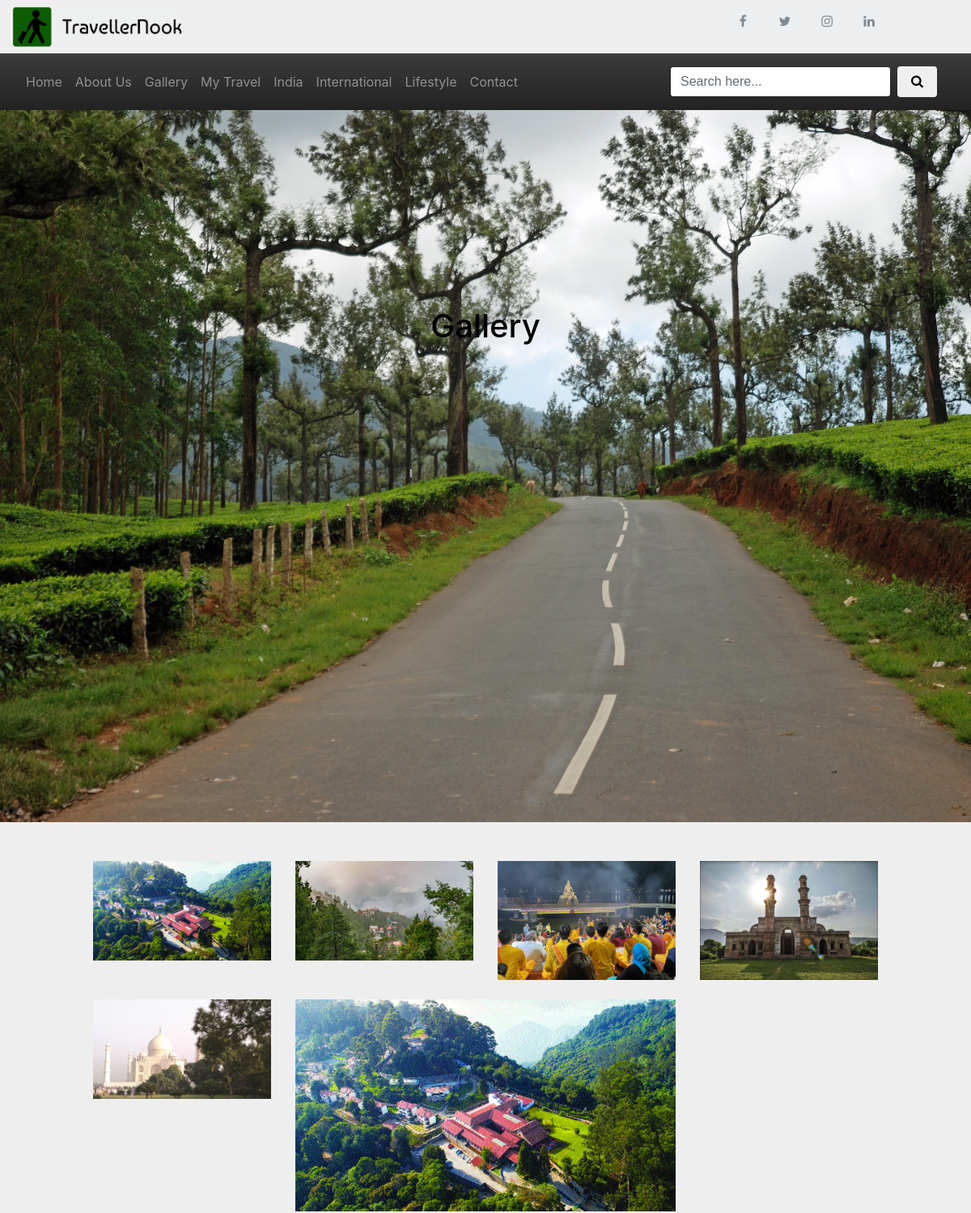
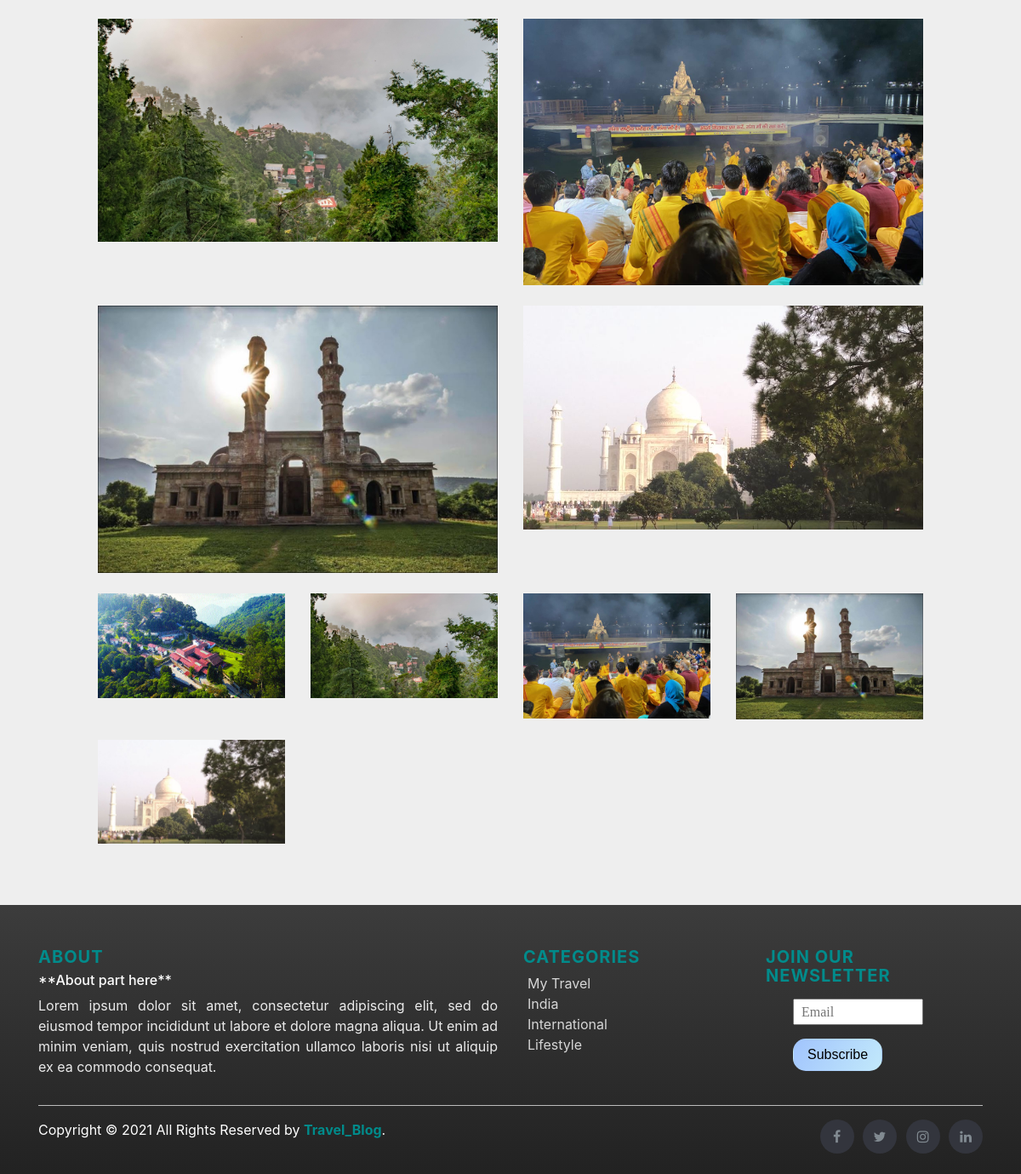
Page /gallery/ on the committed database (2 pictures, top to bottom).
### post/models.py (models this page shows, shortened)
class Category(models.Model):
    name = models.CharField(max_length=60)
    category_slug = models.SlugField(unique=True, max_length=100, default=1)
    def __str__(self):
        return self.name

class Post(models.Model):
    author = models.ForeignKey("auth.User", on_delete=models.CASCADE,  verbose_name="Writer")
    title = models.CharField(max_length=200, verbose_name="Title")
    content = RichTextField()
    created_date = models.DateTimeField(auto_now_add=True, verbose_name="Creation Date")
    article_image = models.ImageField(upload_to='images/', verbose_name="Add image", null=True, blank=True)
    slug = models.SlugField(unique=True, max_length=100)
    categories = models.ManyToManyField(Category, related_name='posts')
    tags = TaggableManager()
    def __str__(self):
        return self.title
    class Meta:
        ordering = ['-created_date']

### post/views.py (the view)
# urls.py: path('gallery/', views.gallery, name="gallery"),
def gallery(request):
    posts = Post.objects.all()
    print(posts)
    categories = Category.objects.all()
    return render(request, 'gallery.html', {'posts': posts, "categories": categories})

### templates/gallery.html
{% extends "layout.html" %}
{% load static %}
{% block body %}
    <div class="js-animsition animsition" id="site-wrap" data-animsition-in-class="fade-in" data-animsition-out-class="fade-out">
    <section class="site-hero overlay page-inside w-100 site-title mb-5">
      <div class="container site-background">
        <div class="row site-hero-inner justify-content-center align-items-center">
          <div class="col-md-10 text-center">
            <h1 class="heading" data-aos="fade-up">Gallery</h1>
          </div>
        </div>
      </div>
    </section>
    <section class="section">
      <div class="container col-md-10">
        <div class="row">
          {% for post in posts %}
          <div class="col-md-6 col-lg-3 mb-4">
            <a href="{{ post.article_image.url }}" data-fancybox="gallery"><img src="{{ post.article_image.url }}" alt="Free Template by Free-Template.co" class="img-fluid"></a>
          </div>
          {% endfor %}
          {% for post in posts %}
          <div class="col-md-6 col-lg-6 mb-4">
            <a href="{{ post.article_image.url }}" data-fancybox="gallery"><img src="{{ post.article_image.url }}" alt="Free Template by Free-Template.co" class="img-fluid"></a>
          </div>
          {% endfor %}
          {% for post in posts %}
          <div class="col-md-6 col-lg-3 mb-4">
            <a href="{{ post.article_image.url }}" data-fancybox="gallery"><img src="{{ post.article_image.url }}" alt="Free Template by Free-Template.co" class="img-fluid"></a>
          </div>
          {% endfor %}
        </div>
      </div>
    </section>
    </div>
{% endblock body %}

### templates/layout.html (shortened to what this page needs)
{% load static %}
{% load blog_tags %}
<!DOCTYPE html>
<html lang="en">
<head>
    <link rel="stylesheet" href="{% static 'css/bootstrap.min.css' %}">
    <link rel="stylesheet" href="https://maxcdn.bootstrapcdn.com/bootstrap/3.3.4/css/bootstrap-theme.min.css">
    <link rel="stylesheet" href="https://cdnjs.cloudflare.com/ajax/libs/font-awesome/4.7.0/css/font-awesome.min.css">
    <link rel="stylesheet" href="{% static 'css/fonts.css' %}">
    <link rel="stylesheet" href="{% static 'css/owl.carousel.min.css' %}">
    <link rel="stylesheet" href="{% static 'css/owl.theme.default.min.css' %}">
    <link rel="stylesheet" href="{% static 'css/styles.css' %}">
    <link rel="stylesheet" href="{% static 'css/jquery.scrollbar.css' %}">
    <link rel="stylesheet" href="{% static 'css/fancybox.min.css' %}">
    <link rel="stylesheet" href="{% static 'css/swiper.min.css' %}">
</head>
<body class="bg-secondary">
        {% include "includes/topbar.html" %}
        {% include "includes/navbar.html" %}
        <div>
            {% block body %}
            {% endblock body %}
        </div>
        {% include 'includes/footer.html' %}
    </body>
</html>

### templates/includes/topbar.html (shortened to what this page needs)
<div class="top-bar_sub_w3layouts container-fluid">
			<div class="row">
				<div class="col-md-4 logo text-left my-1">
					<a class="navbar-brand" href="{% url 'post:articles'  %}">
						<img style="width:210px;height:50px;" src="/static/img/color_logo_with_background (3).png"" alt=""></a>
				</div>
				<div class="col-md-4 top-forms text-center mt-2">
				</div>
				<div class="col-md-4 log-icons mt-1">
					<ul class="social-icons d-flex  justify-content-center">
                        <li><a class="facebook" href="https://www.facebook.com/profile.php?id=100015237614107"><i class="fa fa-facebook"></i></a></li>
                        <li><a class="twitter" href="#"><i class="fa fa-twitter"></i></a></li>
                        <li><a class="instagram" href="https://www.instagram.com/raushan_rk5/"><i class="fa fa-instagram"></i></a></li>
                        <li><a class="linkedin" href="https://www.linkedin.com/in/raushan-kumar-116b48195/"><i class="fa fa-linkedin"></i></a></li>
                    </ul>
				</div>
			</div>
		</div>

### templates/includes/navbar.html (shortened to what this page needs)
<nav class="navbar navbar-toggleable-md navbar-inverse bg-info px-4 row">
        <div class="collapse navbar-collapse col-md-8 float-left" id="navbarCollapse">
          <ul class="navbar-nav mr-auto">
            <li class="nav-item text-center">
                <a class="nav-link" href="{% url 'post:articles'  %}">Home</a>
            </li>
            <li class="nav-item text-center">
              <a class="nav-link" href="{% url 'about'  %}">About Us</a>
            </li>
            <li class="nav-item text-center">
              <a class="nav-link" href="{% url 'post:gallery'  %}">Gallery</a>
            </li>
            {% for category in categories %}
            <li class="nav-item text-center">
                <a class="nav-link" href="{% url 'post:articles' category.category_slug %}">{{ category.name }}</a>
            </li>
            {% endfor %}
            <li class="nav-item text-center">
              <a class="nav-link" href="{% url 'post:contact'  %}">Contact</a>
            </li>
          </ul>
		</div>
          <div class="navbar-form col-md-4 col-sm-12 float-center">
            <form class="form-inline float-center text-center">
                <input class="form-control w-75 ml-3 mr-2" type="text" placeholder="Search here..." required="yes" name="keyword" maxlength="64">
                <button class="btn btn1 my-2" type="submit" name="submit"><i class="fa fa-search"></i></button>
            </form>
          </div>
</nav>

### templates/includes/footer.html
<footer class="site-footer mt-5">
      <div class="container">
        <div class="row">
          <div class="footer_text col-md-12 col-lg-6">
            <h4>About</h4>
            <h6>**About part here**</h6>
            <p class="text-justify" id="about">Lorem ipsum dolor sit amet, consectetur adipiscing elit, sed do eiusmod tempor incididunt ut labore et dolore magna aliqua. Ut enim ad minim veniam,
                quis nostrud exercitation ullamco laboris nisi ut aliquip ex ea commodo consequat. </p>
          </div>
          <div class="col-sm-12 col-md-6 col-lg-3">
            <h4>Categories</h4>
            <ul class="footer-links">
                {% for category in categories %}
              <li><a href="{% url 'post:articles' category.category_slug %}">{{ category }}</a></li>
                {% endfor %}
            </ul>
          </div>
          <div class="col-sm-12 col-md-6 col-lg-3">
              <div class="newsletter" data-aos="fade-up" data-aos-delay="300">
                        <h4>Join our Newsletter</h4>
                        <div class="form-element">
                            <input type="text" class="input-element" placeholder="Email">
                            <button class="btn form-btn">Subscribe</button>
                        </div>
                    </div>
          </div>
        </div>
        <hr>
      </div>
      <div class="container">
        <div class="row">
          <div class="col-lg-8 col-sm-6 col-md-12">
            <p class="copyright-text">Copyright © 2021 All Rights Reserved by
             <a href="#"><b>Travel_Blog</b></a>.
            </p>
          </div>
          <div class="col-lg-4 col-sm-6 col-md-12">
            <ul class="social-icons">
              <li><a class="facebook" href="https://www.facebook.com/profile.php?id=100015237614107"><i class="fa fa-facebook"></i></a></li>
              <li><a class="twitter" href="#"><i class="fa fa-twitter"></i></a></li>
              <li><a class="instagram" href="https://www.instagram.com/raushan_rk5/"><i class="fa fa-instagram"></i></a></li>
              <li><a class="linkedin" href="https://www.linkedin.com/in/raushan-kumar-116b48195/"><i class="fa fa-linkedin"></i></a></li>
            </ul>
          </div>
        </div>
      </div>
  </footer>

### static/css/styles.css (style rules this page uses)
body { width:100%; background-color:#eee; }
a { color:'#3f4954' !important; }
.site-title { background: url("/static/img/lead3.jpg"); background-size: cover; height: 110vh; line-height:110vh; display: flex; justify-content: center; }
.site-title .site-background { padding-top: 20%; text-align: center; color: #000; }
.site-title h1, h3 { margin: .3rem; }
.social-icons { padding-left:0; margin-bottom:0; list-style:none; }
.social-icons li { display:inline-block; margin-bottom:4px }
.social-icons a { color:#818a91; font-size:16px; display:inline-block; line-height:28px; width:28px; height:28px; text-align:center; margin-right:8px; border-radius:100%; -webkit-transition:all .2s linear; -o-transition:all .2s linear; transition:all .2s linear }
.container-fluid { max-width: 1230px; }
.newsletter { padding-top: 0rem; }
.newsletter .form-element { padding: .5rem 2rem; }
.newsletter .input-element { width: 80%; height: 1.9rem; padding: .3rem .5rem; font-family: 'Lexend', cursive; font-size: 1rem; }
.newsletter .form-btn { border-radius: 15px; margin: 1rem 0; background: linear-gradient(120deg, #a1c4fd 0%, #c2e9fb 100%);; }
.site-footer { background-image: linear-gradient(to bottom,#3c3c3c 0,#222 100%); padding:45px 0 20px; font-size:16px; line-height:24px; color:#fff; }
.site-footer hr { border-top-color:#bbb; opacity:1 }
.site-footer h4 { color:#008b8b; font-size:20px; font-weight: bold; text-transform:uppercase; margin-top:5px; letter-spacing:1px }
.site-footer a { color:#008b8b; }
.footer-links { padding-left:0; list-style:none }
.footer-links li { margin-left: 5px; display:block }
.footer_text p { opacity: 0.9; }
.footer-links a { color:#fff; opacity: 0.8; }
.site-footer .social-icons { text-align:right }
.site-footer .social-icons a { width:40px; height:40px; line-height:40px; margin-left:6px; margin-right:0; border-radius:100%; background-color:#33353d }
.copyright-text { margin:0 }
.social-icons { padding-left:0; margin-bottom:0; list-style:none }
.social-icons a { background-color:#eceeef; color:#818a91; font-size:16px; display:inline-block; line-height:44px; width:44px; height:44px; text-align:center; margin-right:8px; border-radius:100%; -webkit-transition:all .2s linear; -o-transition:all .2s linear; transition:all .2s linear }

### rows in the picture
Category: name "My Travel"
Category: name "India"
Category: name "International"
Category: name "Lifestyle"
Post: article_image (picture)
Post: article_image (picture)
Post: article_image (picture)
Post: article_image (picture)
Post: article_image (picture)
